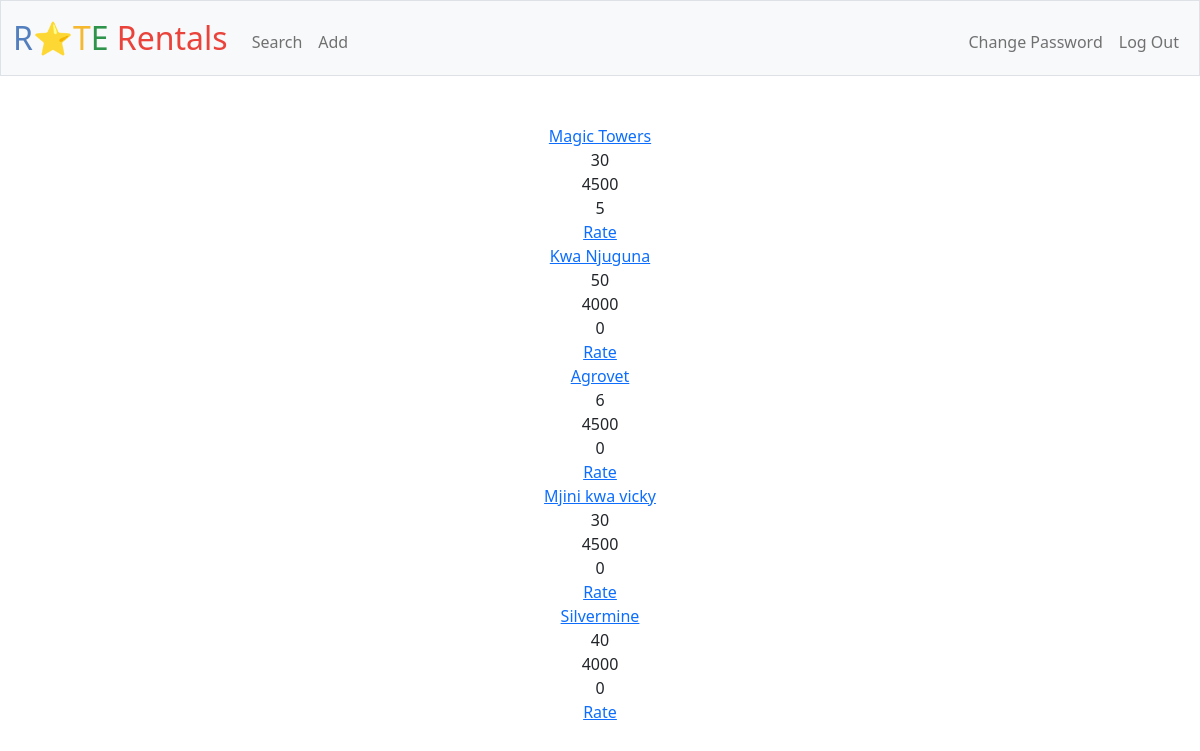
The page / (signed in) on the database its author committed.
### tables this page shows
CREATE TABLE rentals (
    id INTEGER PRIMARY KEY AUTOINCREMENT UNIQUE,
    name TEXT NOT NULL,
    rooms INTEGER NOT NULL,
    rent INTEGER NOT NULL,
    description TEXT UNIQUE NOT NULL
, longitude real, latitude real);

### app.py (the view)
@app.route("/")
@login_required
def index():
    rows = db.execute("SELECT rentals.*, COUNT(ratings.id) as rating_count, (SELECT COUNT(*) FROM comments WHERE comments.rentals_id = rentals.id) as comment_count FROM rentals LEFT JOIN ratings ON rentals.id = ratings.rentals_id GROUP BY rentals.id")
    bing_maps_key = "AsSfaPbdQ-0wjDXPkIJyNtmGG0FpQelb35hCBTRmZqJf_g3T2kR7SfwdMvvAd8Cj"
    return render_template('index.html', rows=rows, bing_maps_key=bing_maps_key)

### app.py (called while the page is built)
@app.after_request
def after_request(response):
    response.headers["Cache-Control"] = "no-cache, no-store, must-revalidate"
    response.headers["Expires"] = 0
    response.headers["Pragma"] = "no-cache"
    return response

### helpers.py (called while the page is built)
def login_required(f):
    @wraps(f)
    def decorated_function(*args, **kwargs):
        if session.get("user_id") is None:
            return redirect("/login")
        return f(*args, **kwargs)
    return decorated_function

### templates/index.html (shortened to what this page needs)
{% extends "layout.html" %}
{% block main %}
    <div>
        {%  for row in rows  %}
            <div>
                <div> <a href="{{ url_for('comments', rentals_id=row.id) }}">{{  row.name  }}</a> </div>
                <div> {{  row.rooms  }} </div>
                <div> {{  row.rent  }} </div>
                <div> {{  row.comment_count  }} </div>
                <div> <a href="{{ url_for('rate', rentals_id=row.id) }}">Rate</a> </div>
            </div>
        {%  endfor  %}
    </div>
{% endblock %}

### templates/layout.html (shortened to what this page needs)
<!DOCTYPE html>
<html lang="en">
    <head>
        <link href="https://cdn.jsdelivr.net/npm/bootstrap@5.1.3/dist/css/bootstrap.min.css" rel="stylesheet">
        <link href="/static/styles.css" rel="stylesheet">
    </head>
    <body>
        <nav class="bg-light border navbar navbar-expand-md navbar-light">
            <div class="container-fluid">
                <a class="navbar-brand" href="/"><span class="blue">R</span><span class="red">&#x2B50;</span><span class="yellow">T</span><span class="green">E</span> <span class="red">Rentals</span></a>
                <div class="collapse navbar-collapse" id="navbar">
                    {% if session["user_id"] %}
                        <ul class="navbar-nav me-auto mt-2">
                            <li class="nav-item"><a class="nav-link" href="/search">Search</a></li>
                            <li class="nav-item"><a class="nav-link" href="/add">Add</a></li>
                        </ul>
                        <ul class="navbar-nav ms-auto mt-2">
                            <li class="nav-item"><a class="nav-link" href="/change_password">Change Password</a></li>
                            <li class="nav-item"><a class="nav-link" href="/logout">Log Out</a></li>
                        </ul>
                    {% else %}
                        <ul class="navbar-nav ms-auto mt-2">
                            <li class="nav-item"><a class="nav-link" href="/register">Register</a></li>
                            <li class="nav-item"><a class="nav-link" href="/login">Log In</a></li>
                        </ul>
                    {% endif %}
                </div>
            </div>
        </nav>
        <main class="container-fluid py-5 text-center">
            {% block main %}{% endblock %}
        </main>
    </body>
</html>

### static/styles.css (style rules this page uses)
nav .navbar-brand { font-size: xx-large; }
nav .navbar-brand .blue { color: #537fbe; }
nav .navbar-brand .red { color: #ea433b; }
nav .navbar-brand .yellow { color: #f5b82e; }
nav .navbar-brand .green { color: #2e944b; }

### rows shown on the page
rentals: name "Magic Towers", rooms "30", rent "4500", comment_count "5"
rentals: name "Kwa Njuguna", rooms "50", rent "4000", comment_count "0"
rentals: name "Agrovet", rooms "6", rent "4500", comment_count "0"
rentals: name "Mjini kwa vicky", rooms "30", rent "4500", comment_count "0"
rentals: name "Silvermine", rooms "40", rent "4000", comment_count "0"
